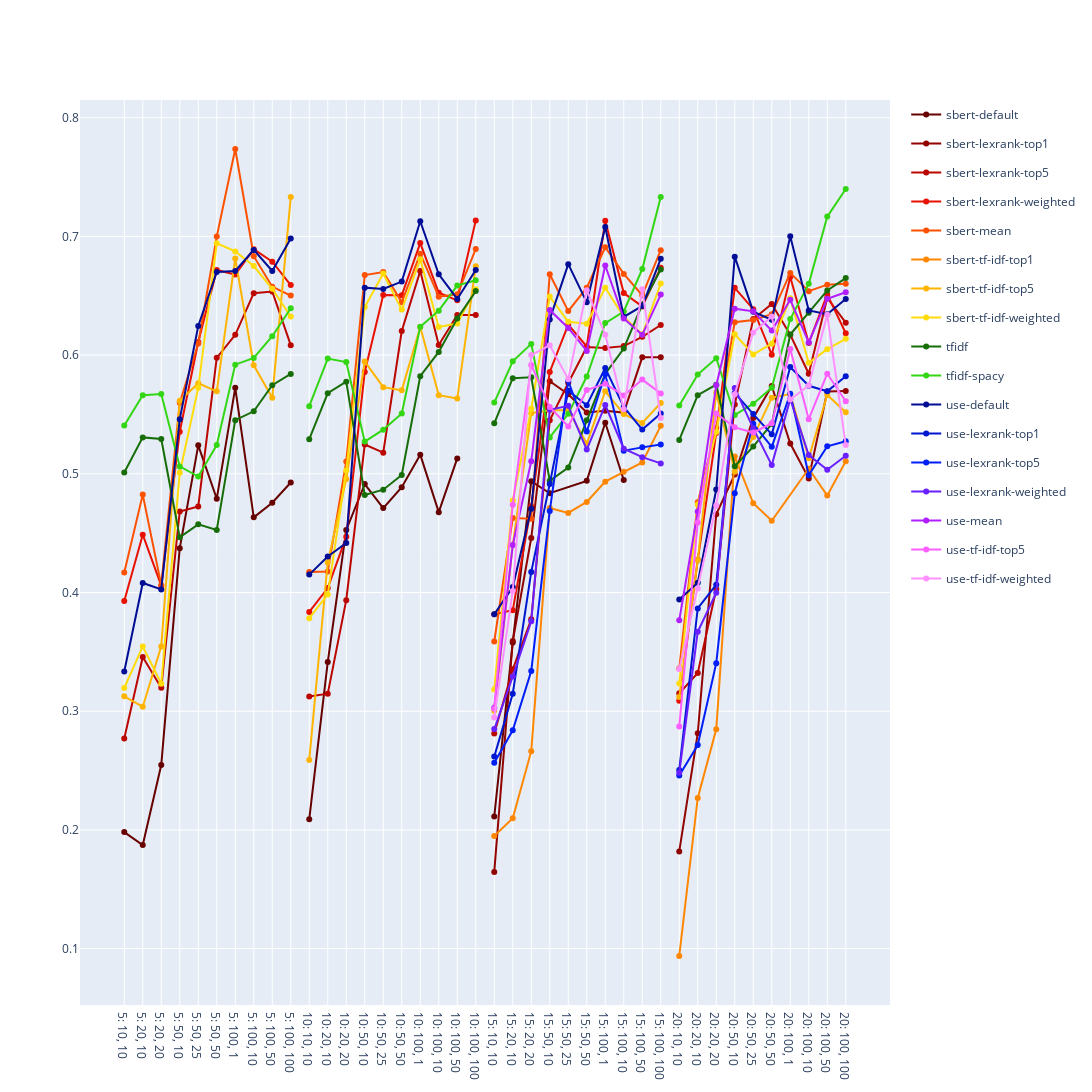

The notebook cell saved with this chart:
### Code cell
from data import total
from sklearn.preprocessing import MinMaxScaler
from scipy import stats

scores['found_norm'] = [(total-x)/total for x in scores['not_found']]

def modified_zscore(data):
    median = np.median(data)
    deviation_from_med = data - median
    mad = np.median(np.abs(deviation_from_med))
    consistency_correction = 1
    consistency_correction = 1.4826
    mod_zscore = deviation_from_med / (consistency_correction*mad)

    return mod_zscore

scores['topics_num_L1'] = 1 / (np.abs(modified_zscore(scores['topics_num'])) + 1)
scores['topics_num_L2'] = 1 / (np.power(modified_zscore(scores['topics_num']),2) + 1)

minimax = MinMaxScaler().fit_transform(scores[['c_su','u_mass','found_norm','topics_num_L1']])

scores['avg'] = np.nanmean(minimax, axis=1)
plot_score('avg')
